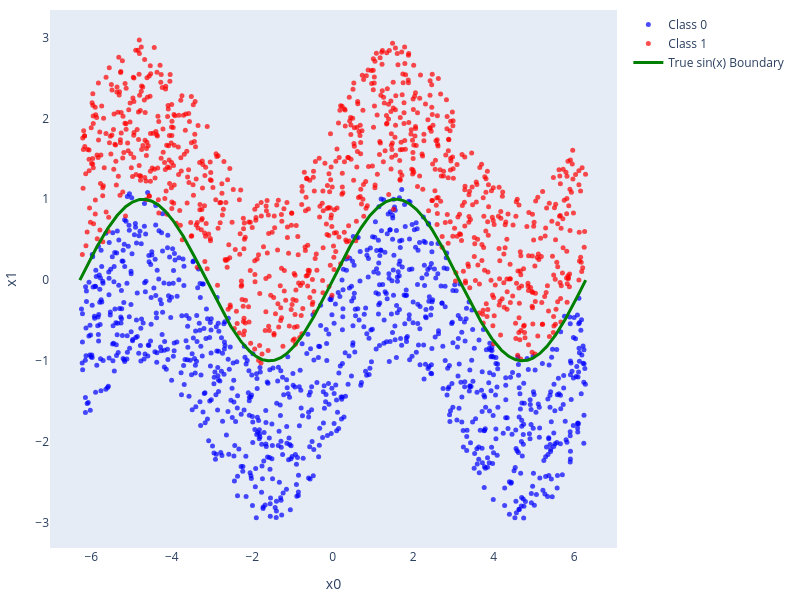

The code cell stored with this chart in its notebook:
### Markdown cell above
### Part 1
We at first generate a synthetic dataset with a noisy sinusoidal decision boundary. The dataset is visualized below, with blue and orange points representing the two classes.

### Code cell
# Set random seed for reproducibility
torch.manual_seed(42)

# Generate training data
print("Generating training data with sin(x) decision boundary...")
X_train, y_train = generate_sin_boundary_data(n_samples=2000, noise_level=0.1)

print(f"Training data shape: {X_train.shape}")
print(f"Labels shape: {y_train.shape}")
print(f"Class distribution: {torch.bincount(y_train.long())}")

### Figure 1 — Plotly figure (JSON) as saved in the notebook; plotly's stock layout.template omitted (floating-point values rounded to 4 significant figures; data arrays with more than 128 entries replaced by an {"elided": "..."} marker saying what was removed)
{"data": [{"marker": {"color": "blue", "opacity": 0.7, "size": 5}, "mode": "markers", "name": "Class 0", "type": "scatter", "x": {"elided": "1019 float values"}, "y": {"elided": "1019 float values"}}, {"marker": {"color": "red", "opacity": 0.7, "size": 5}, "mode": "markers", "name": "Class 1", "type": "scatter", "x": {"elided": "981 float values"}, "y": {"elided": "981 float values"}}, {"line": {"color": "green", "width": 3}, "mode": "lines", "name": "True sin(x) Boundary", "type": "scatter", "x": {"elided": "1000 float values"}, "y": {"elided": "1000 float values"}}], "layout": {"height": 600, "margin": {"b": 10, "l": 10, "r": 10, "t": 10}, "showlegend": true, "width": 800, "xaxis": {"showgrid": false, "title": {"text": "x0"}, "zeroline": false}, "yaxis": {"showgrid": false, "title": {"text": "x1"}, "zeroline": false}}}
